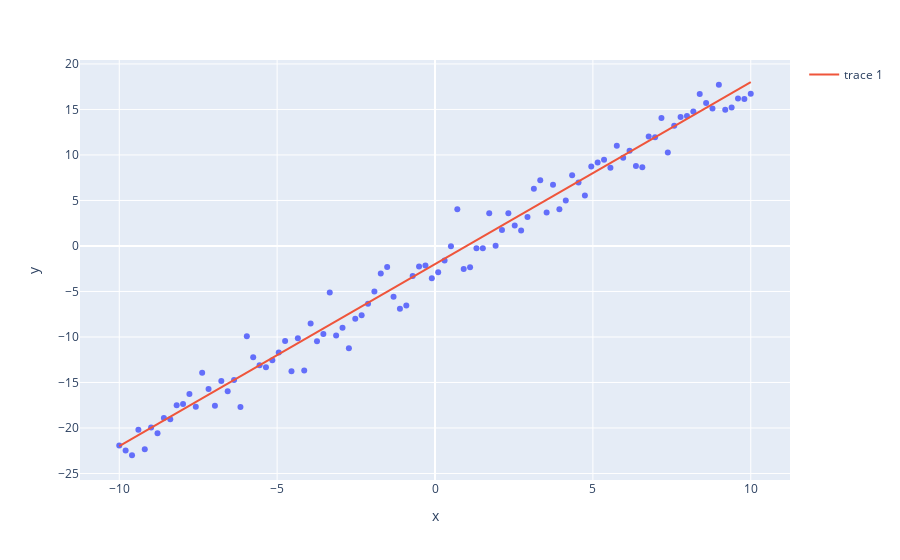

Notebook cell for this chart:
### Markdown cell above
# TODO: Lineare Regression

### Code cell
import numpy as np
import plotly.express as px
from plotly import graph_objects as go

np.random.seed(0xdeadbeef)

x = np.linspace(-10, 10, 100)
y_ideal = (2*x - 2)
y_measured = y_ideal + np.random.randn(len(x)) * 1.5

fig = px.scatter(x=x, y=y_measured)
fig.add_trace(go.Scatter(x=x, y=y_ideal, mode="lines"))
